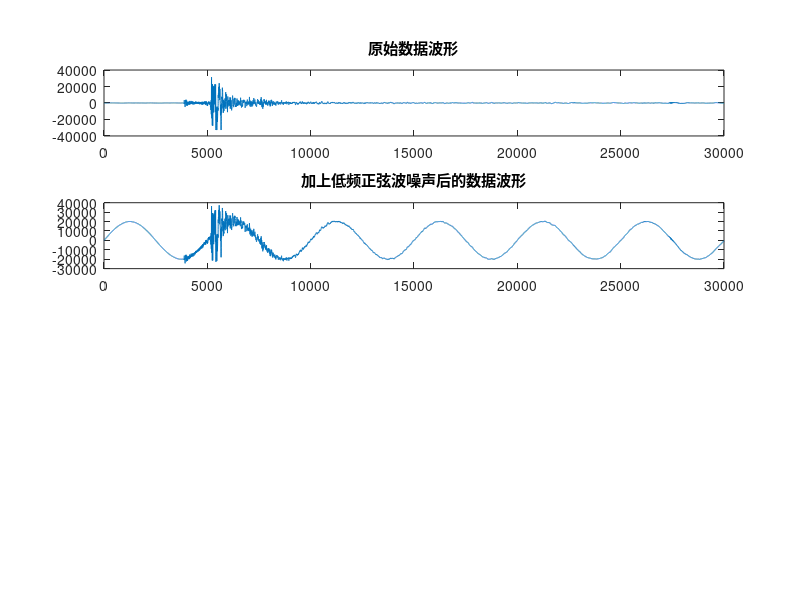

Recreate this plot in MATLAB. (Note: this script raises an error after producing the figure.)
%% 波形数据去滑动平均值试验
clearvars;
%% 加载实验波形数据
% 原始波形数据为：1999年11月29日|岫岩地震主震，辽宁地震台网大连台北南向记录|

oriData = load('M02_02_dalianN1.dat');
datLength= length(oriData);

scrsz = get(groot,'ScreenSize');
figure('Position',[scrsz(3)/3 scrsz(4)/2 scrsz(3)/2 scrsz(4)/1.2]);
subplot(4,1,1)
plot(oriData);
title('原始数据波形');
%% 原始数据中加入低频正弦噪声

for i=1:datLength
    mixData(i) = oriData(i)+20000*sin(2*pi*i/5000); %低频正弦信号：20000*sin(2*pi*i/5000
end

subplot(4,1,2);
plot(mixData);
title('加上低频正弦波噪声后的数据波形');
%% 使用去滑动均值法，去除低频正弦波噪声
% 去除滑动段长为sliLength*2+1的滑动平均值
% 
%     sliLength：滑动段长度
% 
%     demData：去除低频正弦噪声后的波形数据
% 
%     meaData：低频正弦噪声数据

sliLength = 200;
[demData,meaData]=M02_02_demmean_func(mixData,sliLength);

subplot(4,1,3)
plot(demData);
title('去除低频正弦波噪声后的数据波形');
subplot(4,1,4)
plot(meaData);
title('低频正弦噪声波形');
%% 计算加入低频正弦波信号的波形数据振幅谱

Fs=50; %采样率
NFFT = 2^nextpow2(datLength); 
Y= fft(mixData,NFFT)/datLength;
f = Fs/2*linspace(0,1,NFFT/2+1);

scrsz = get(groot,'ScreenSize');
figure('Position',[scrsz(3)/3 scrsz(4)/2 scrsz(3)/1.5 scrsz(4)/2]);
subplot(1,2,1);
plot(f,2*abs(Y(1:NFFT/2+1))) ;
xlabel('频率/Hz');
ylabel('|Y(f)|');
title('加入低频正弦波信号的波形数据振幅谱');
%% 计算去除低频正弦波信号后的波形数据振幅谱

Fs=50; %采样率
NFFT = 2^nextpow2(datLength); 
Y = fft(demData,NFFT)/datLength;
f = Fs/2*linspace(0,1,NFFT/2+1);
subplot(1,2,2)
plot(f,2*abs(Y(1:NFFT/2+1))) ;
xlabel('频率/Hz');
ylabel('|Y(f)|');
title('去除低频正弦波信号后的波形数据振幅谱');
